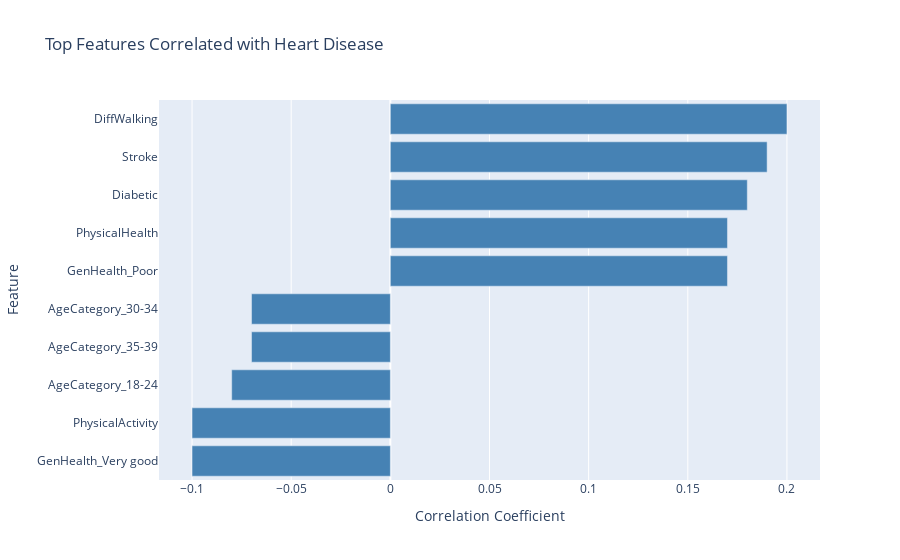

The code cell stored with this chart in its notebook:
### Code cell
#Top Correlated Features ---
target_corr = corr_matrix["HeartDisease"].drop("HeartDisease").sort_values()
top_corr = pd.concat([target_corr.head(5), target_corr.tail(5)])
bar = go.Figure(data=go.Bar(
    x=top_corr.values,
    y=top_corr.index,
    orientation='h',
    marker_color='steelblue'
))
bar.update_layout(
    title="Top Features Correlated with Heart Disease",
    xaxis_title="Correlation Coefficient",
    yaxis_title="Feature"
)


bar.show()

### Figure 1 — Plotly figure (JSON) as saved in the notebook; plotly's stock layout.template omitted (floating-point values rounded to 4 significant figures)
{"data": [{"marker": {"color": "steelblue"}, "orientation": "h", "type": "bar", "x": [-0.1, -0.1, -0.08, -0.07, -0.07, 0.17, 0.17, 0.18, 0.19, 0.2], "y": ["GenHealth_Very good", "PhysicalActivity", "AgeCategory_18-24", "AgeCategory_35-39", "AgeCategory_30-34", "GenHealth_Poor", "PhysicalHealth", "Diabetic", "Stroke", "DiffWalking"]}], "layout": {"title": {"text": "Top Features Correlated with Heart Disease"}, "xaxis": {"title": {"text": "Correlation Coefficient"}}, "yaxis": {"title": {"text": "Feature"}}}}
